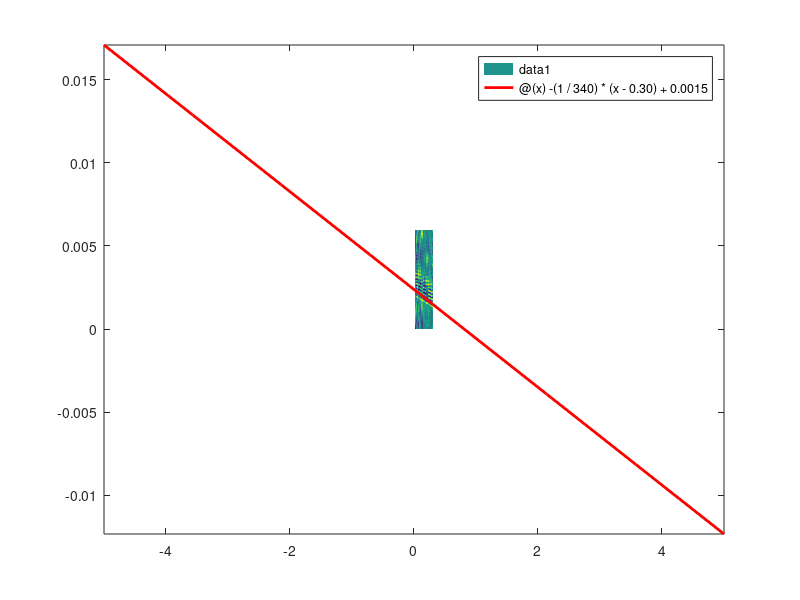

Write the MATLAB code that produced this figure. (Note: this script raises an error after producing the figure.)
close all;
clear all;
clc;

load('PART_2_TEST_2.mat')

f_tone = 5E3; % frequency of tone to be generated [Hz]
pointsx=30; % number of points x axis to scan
pointsy=15; % number of points y axis to scan
Navg=1; % number of averages
move=10; % distance per step (spatial resolution) [mm]
TmLong=4; % move time long [s]
TmShort=1; % move time short [s]

%% Question 6
size_r=size(recMatrix_sig);
x_axis=1:size_r(2);

z=squeeze(recMatrix_sig(:,:,15));
z=z./max(abs(z));

figure(1)
pcolor(x_axis/100,t,z)'
shading flat
hold on
bar = fplot(@(x) -(1/340) * (x-0.30)+0.0015,'-r','LineWidth',2);

c=colorbar;
set(c,'FontSize',20);

xlabel('X position (m)');
ylabel('time (s)');

legend(bar,'sound speed in air (340m/s)');

saveas(gcf,'Q6.png')

%% Question 7


size_r=size(recMatrix_sig);
x_axis=1:size_r(2);
y_axis=1:size_r(3);

z=squeeze(recMatrix_sig(find(t==0.002),:,:));
z=transpose(z);
z=z./max(abs(z));

figure(2)

pcolor(x_axis/100,y_axis/100,z);

shading flat

c=colorbar

set(c,'FontSize',20);

xlabel('X position (m)');
ylabel('Y position (m)');

saveas(gcf,'Q7.png')

%% Question 8

tic

filename = 'scanning.gif'
for n = 1:length(t);

z=squeeze(recMatrix_sig(n,:,:));
z=transpose(z);
z=z./max(abs(z));

pcolor(x_axis/100,y_axis/100,z);
shading flat;
c=colorbar;
set(c,'FontSize',20);

xlabel('X position (m)');
ylabel('Y position (m)');

caxis([-1 1])
    pause(0.5);
    drawnow;
    frame=getframe(gcf);
    im=frame2im(frame);
    [imind,cm]=rgb2ind(im,256);
    if n==1
        imwrite(imind,cm,filename,'gif','Loopcount',inf);
    else
        imwrite(imind,cm,filename,'gif','WriteMode','append');
    end

end

time_scan = toc

save('times_scan','time_scan','-mat')



% %% Question 4
% i = 3;
% j = 1;
% subplot(311)
%            plot(t*1e3,wave_ref/max(abs(wave_ref)),'-o',...
%                t*1e3,wave_sig/max(abs(wave_sig)),'-o',...
%                'MarkerSize',2)
%            xlabel('time (ms)')
%            ylabel('amp. (A.U.)')
%            ylim([-1.1 1.1])
%            title(['Single Acq. ' num2str(k) ', Position (' num2str(i) ',' num2str(j) ')']);
%            set(gca,'FontSize',20,'LineWidth',2)
%           
%            subplot(312)
%            plot(t*1e3,recMatrix_ref(:,i,j),'-o',...
%                'MarkerSize',2)
%            xlabel('time (ms)')
%            ylabel('amp. (V)')
%            title('Average ref');
%            set(gca,'FontSize',20,'LineWidth',2)
%           
%            subplot(313)
%            plot(t*1e3,recMatrix_sig(:,i,j),'-o',...
%                'MarkerSize',2)
%            xlabel('time (ms)')
%            ylabel('amp. (V)')
%            title('Average sig');
%            set(gca,'FontSize',20,'LineWidth',2)
%           
%            set(gcf, 'units', 'normalized'); % set plot sizing to normalized units
%            % set position of figure on screen [distance from left, top, width, height]
%            set(gcf, 'Position', [0.1, 0.1, .6, 0.8]);
%            drawnow;
% 
% 
% 
% 
% 
% %% plot x position vs time delay
% 
% 
% % manually record delta t's
% timedelay = [0.00208696 0.00207692 0.00206089 0.00205686 0.00202676 0.0020669 0.00198662 0.00195652 0.00194649 0.00190635 0.00188629 0.00187625 ...
%     0.00186622 0.00181605 0.00180602 0.00179599 0.00178595 0.00174582 0.00173579 0.00171572 0.00170596 ...
%     0.00169565 0.00169500 0.00165552 0.00164548 0.00161538 0.00160535 0.00157525 0.00160535 0.00154515] - 0.0010034;
% 
% format long
% 
% xpos = (1:1:30) * 0.01;
% p = polyfit(xpos, timedelay, 1);
% % x1 = 0:xpos;
% y1 = polyval(p, xpos);
% 
% speedofsound = p(1)^(-1) / 100; %m/s
% 
% actualspeedofsound = @(x) -(1/340) * (x- 0.30);
% 
% yneg = [0.000187 0.000187 0.000187 0.000187 0.000187 0.000187 0.000187 0.000187 0.000187 0.000187 0.000187 0.000187 0.000187 0.000187 0.000187 0.000187 0.000187 0.000187 0.000187 0.000187 0.000187 0.000187 0.000187 0.000187 0.000187 0.000187 0.000187 0.000187 0.000187 0.000187];
% xneg = [0.0025 0.0025 0.0025 0.0025 0.0025 0.0025 0.0025 0.0025 0.0025 0.0025 0.0025 0.0025 0.0025 0.0025 0.0025 0.0025 0.0025 0.0025 0.0025 0.0025 0.0025 0.0025 0.0025 0.0025 0.0025 0.0025 0.0025 0.0025 0.0025 0.0025];
% 
% figure(3)
% hold on
% box on
% 
% errorbar(xpos, timedelay, yneg, yneg ,xneg, xneg, '.', 'LineWidth', 1.5);
% plot(xpos, timedelay, 'd', 'LineWidth', linewidth, 'Color', 'black', 'MarkerFaceColor','black');
% plot(xpos, y1, '--', 'LineWidth', linewidth, 'Color', '#77AC30');
% plot(xpos, actualspeedofsound(xpos), ':', 'LineWidth', linewidth, 'Color', '#D95319');
% 
% legend('', 'Data Points', 'Line of Best Fit to Data', 'Theoretical Speed of Sound Line', 'Location', 'northeast')
% 
% xlabel('X Position (cm)');
% ylabel('Time Delay (s)');
% set(gca,'FontSize',22,'LineWidth',2);


% %% Question 8
% 
% tic
% 
% filename = 'scanning.gif'
% for n = 1:length(t)
% 
% z=squeeze(recMatrix_ref(n,:,:))
% pcolor(x_axis,y_axis,z)
% caxis([-1 1])
%     pause(0.5);
%     drawnow;
%     frame=getframe(gcf);
%     im=frame2im(frame);
%     [imind,cm]=rgb2ind(im,256);
%     if n==1
%         imwrite(imind,cm,filename,'gif','Loopcount',inf);
%     else
%         imwrite(imind,cm,filename,'gif','WriteMode','append');
%     end
% 
% end
% 
% time_scan = toc




